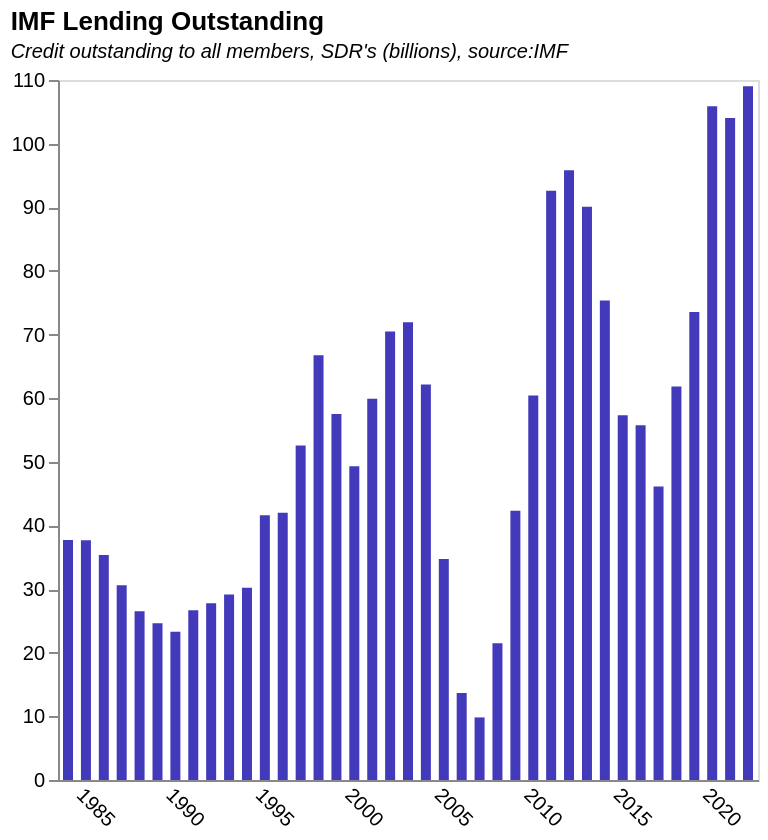

Write the Vega-Lite specification saved for this chart.
### Vega-Lite specification from a JSON file in a GitHub repository (floating-point values rounded to 4 significant figures)
{"$schema": "https://vega.github.io/schema/vega-lite/v5.json", "title": {"text": "IMF Lending Outstanding", "subtitle": "Credit outstanding to all members, SDR's (billions), source:IMF", "subtitleFontStyle": "italic", "subtitleFontSize": 10, "anchor": "start", "color": "black"}, "data": {"values": [{"Date": "08/31/2022", "GRA Purchases": "93769635059", "PRGT 1/2/": "15254184552", "Totals": "1.09024E+11", "Year": "2022", "totals in billions": "109.0238196"}, {"Date": "12/31/2021", "GRA Purchases": "89474552025", "PRGT 1/2/": "14554823681", "Totals": "1.04029E+11", "Year": "2021", "totals in billions": "104.0293757"}, {"Date": "12/31/2020", "GRA Purchases": "93408630285", "PRGT 1/2/": "12481816684", "Totals": "1.0589E+11", "Year": "2020", "totals in billions": "105.890447"}, {"Date": "12/31/2019", "GRA Purchases": "66945509865", "PRGT 1/2/": "6590835450", "Totals": "73536345315", "Year": "2019", "totals in billions": "73.53634532"}, {"Date": "12/31/2018", "GRA Purchases": "55395611392", "PRGT 1/2/": "6426181029", "Totals": "61821792421", "Year": "2018", "totals in billions": "61.82179242"}, {"Date": "12/31/2017", "GRA Purchases": "39585385873", "PRGT 1/2/": "6522280669", "Totals": "46107666542", "Year": "2017", "totals in billions": "46.10766654"}, {"Date": "12/31/2016", "GRA Purchases": "49267630851", "PRGT 1/2/": "6482647937", "Totals": "55750278788", "Year": "2016", "totals in billions": "55.75027879"}, {"Date": "12/31/2015", "GRA Purchases": "50757840741", "PRGT 1/2/": "6575911158", "Totals": "57333751899", "Year": "2015", "totals in billions": "57.3337519"}, {"Date": "12/31/2014", "GRA Purchases": "69041563463", "PRGT 1/2/": "6292755583", "Totals": "75334319046", "Year": "2014", "totals in billions": "75.33431905"}, {"Date": "12/31/2013", "GRA Purchases": "83899249061", "PRGT 1/2/": "6174392682", "Totals": "90073641743", "Year": "2013", "totals in billions": "90.07364174"}, {"Date": "12/31/2012", "GRA Purchases": "90042348252", "PRGT 1/2/": "5766292503", "Totals": "95808640755", "Year": "2012", "totals in billions": "95.80864076"}, {"Date": "12/31/2011", "GRA Purchases": "87276915790", "PRGT 1/2/": "5308609594", "Totals": "92585525384", "Year": "2011", "totals in billions": "92.58552538"}, {"Date": "12/31/2010", "GRA Purchases": "55620104510", "PRGT 1/2/": "4819344134", "Totals": "60439448644", "Year": "2010", "totals in billions": "60.43944864"}, {"Date": "12/31/2009", "GRA Purchases": "37221142436", "PRGT 1/2/": "5079705286", "Totals": "42300847722", "Year": "2009", "totals in billions": "42.30084772"}, {"Date": "12/31/2008", "GRA Purchases": "17514964723", "PRGT 1/2/": "3972372030", "Totals": "21487336753", "Year": "2008", "totals in billions": "21.48733675"}, {"Date": "12/31/2007", "GRA Purchases": "6036146757", "PRGT 1/2/": "3796945581", "Totals": "9833092338", "Year": "2007", "totals in billions": "9.833092338"}, {"Date": "12/31/2006", "GRA Purchases": "9822640239", "PRGT 1/2/": "3844020520", "Totals": "13666660759", "Year": "2006", "totals in billions": "13.66666076"}, {"Date": "12/31/2005", "GRA Purchases": "28432143237", "PRGT 1/2/": "6282121668", "Totals": "34714264905", "Year": "2005", "totals in billions": "34.71426491"}, {"Date": "12/31/2004", "GRA Purchases": "55373766674", "PRGT 1/2/": "6766029353", "Totals": "62139796027", "Year": "2004", "totals in billions": "62.13979603"}, {"Date": "12/31/2003", "GRA Purchases": "65032062712", "PRGT 1/2/": "6880893268", "Totals": "71912955980", "Year": "2003", "totals in billions": "71.91295598"}, {"Date": "12/31/2002", "GRA Purchases": "63601058794", "PRGT 1/2/": "6868671012", "Totals": "70469729806", "Year": "2002", "totals in billions": "70.46972981"}, {"Date": "12/31/2001", "GRA Purchases": "53477225409", "PRGT 1/2/": "6424578684", "Totals": "59901804093", "Year": "2001", "totals in billions": "59.90180409"}, {"Date": "12/31/2000", "GRA Purchases": "42990531049", "PRGT 1/2/": "6331595468", "Totals": "49322126517", "Year": "2000", "totals in billions": "49.32212652"}, {"Date": "12/31/1999", "GRA Purchases": "51061861875", "PRGT 1/2/": "6434274362", "Totals": "57496136237", "Year": "1999", "totals in billions": "57.49613624"}, {"Date": "12/31/1998", "GRA Purchases": "60451017051", "PRGT 1/2/": "6288825925", "Totals": "66739842976", "Year": "1998", "totals in billions": "66.73984298"}, {"Date": "12/31/1997", "GRA Purchases": "46559033783", "PRGT 1/2/": "6009867422", "Totals": "52568901205", "Year": "1997", "totals in billions": "52.56890121"}, {"Date": "12/31/1996", "GRA Purchases": "36127472805", "PRGT 1/2/": "5881609752", "Totals": "42009082557", "Year": "1996", "totals in billions": "42.00908256"}, {"Date": "12/31/1995", "GRA Purchases": "35929173412", "PRGT 1/2/": "5657438528", "Totals": "41586611940", "Year": "1995", "totals in billions": "41.58661194"}, {"Date": "12/31/1994", "GRA Purchases": "25611676952", "PRGT 1/2/": "4599768498", "Totals": "30211445450", "Year": "1994", "totals in billions": "30.21144545"}, {"Date": "12/31/1993", "GRA Purchases": "25196745031", "PRGT 1/2/": "3942792899", "Totals": "29139537930", "Year": "1993", "totals in billions": "29.13953793"}, {"Date": "12/31/1992", "GRA Purchases": "23967172718", "PRGT 1/2/": "3804463796", "Totals": "27771636514", "Year": "1992", "totals in billions": "27.77163651"}, {"Date": "12/31/1991", "GRA Purchases": "23378573926", "PRGT 1/2/": "3285717796", "Totals": "26664291722", "Year": "1991", "totals in billions": "26.66429172"}, {"Date": "12/31/1990", "GRA Purchases": "20731851093", "PRGT 1/2/": "2571911617", "Totals": "23303762710", "Year": "1990", "totals in billions": "23.30376271"}, {"Date": "12/31/1989", "GRA Purchases": "22315104224", "PRGT 1/2/": "2334886562", "Totals": "24649990786", "Year": "1989", "totals in billions": "24.64999079"}, {"Date": "12/31/1988", "GRA Purchases": "24750004884", "PRGT 1/2/": "1773964293", "Totals": "26523969177", "Year": "1988", "totals in billions": "26.52396918"}, {"Date": "12/31/1987", "GRA Purchases": "28751979125", "PRGT 1/2/": "1866342930", "Totals": "30618322055", "Year": "1987", "totals in billions": "30.61832206"}, {"Date": "12/31/1986", "GRA Purchases": "33334905644", "PRGT 1/2/": "2013169931", "Totals": "35348075575", "Year": "1986", "totals in billions": "35.34807558"}, {"Date": "12/31/1985", "GRA Purchases": "35194787249", "PRGT 1/2/": "2470247948", "Totals": "37665035197", "Year": "1985", "totals in billions": "37.6650352"}, {"Date": "12/31/1984", "GRA Purchases": "34936772393", "PRGT 1/2/": "2769874900", "Totals": "37706647293", "Year": "1984", "totals in billions": "37.70664729"}], "format": {"parse": {"Year": "date"}}}, "height": 350, "width": 350, "mark": {"type": "bar", "color": "#423abb"}, "encoding": {"x": {"field": "Year", "type": "temporal", "axis": {"title": null, "grid": false, "ticks": false, "labelAngle": 45}}, "y": {"field": "totals in billions", "type": "quantitative", "title": "", "axis": {"grid": false}}}}
